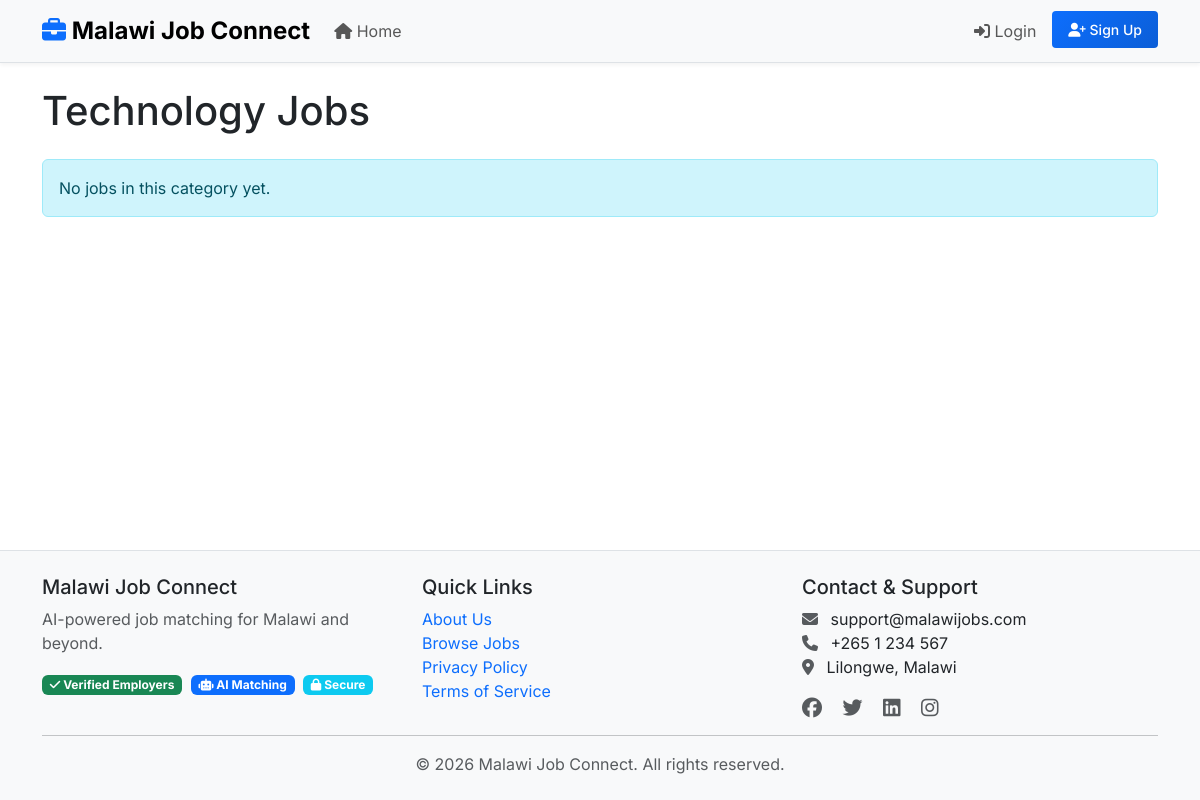
Before: /jobs/category/technology/ with the older database file.
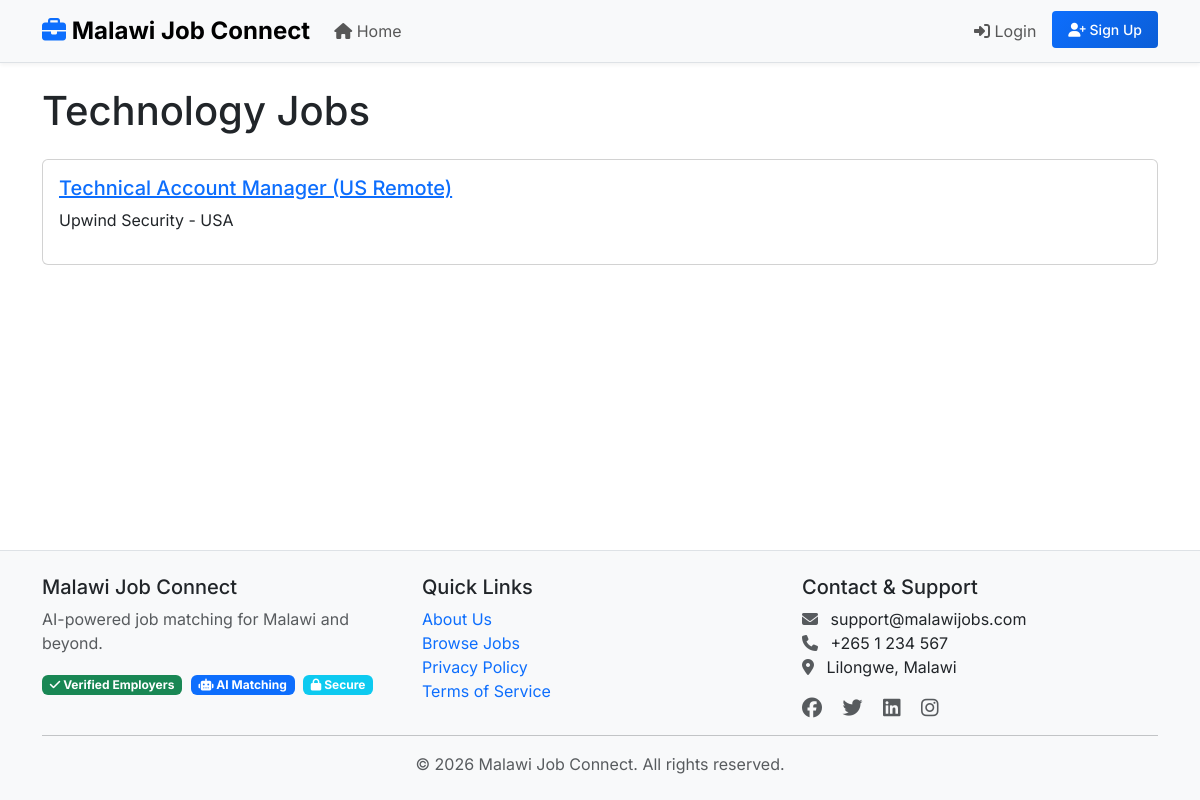
After: the same page with the newer database file.
### apps/jobs/models.py (models this page shows, shortened)
class JobVacancy(models.Model):
    class SourceType(models.TextChoices):
        ADMIN_CSV = 'ADMIN_CSV', 'Admin CSV Upload'
        ADMIN_API = 'ADMIN_API', 'Admin API Fetch'
        VERIFIED_EMPLOYER = 'EMP_VERIFIED', 'Verified Employer'
        GENERAL_USER = 'USER_GEN', 'General User'
    class JobType(models.TextChoices):
        FULL_TIME = 'FT', 'Full Time'
        PART_TIME = 'PT', 'Part Time'
        CONTRACT = 'CT', 'Contract'
        INTERNSHIP = 'IN', 'Internship'
        REMOTE = 'RM', 'Remote'
        HYBRID = 'HY', 'Hybrid'
        FREELANCE = 'FL', 'Freelance'
    class ExperienceLevel(models.TextChoices):
        ENTRY = 'ENTRY', 'Entry Level (0-2 years)'
        JUNIOR = 'JUNIOR', 'Junior (2-4 years)'
        MID = 'MID', 'Mid Level (4-7 years)'
        SENIOR = 'SENIOR', 'Senior (7-10 years)'
        LEAD = 'LEAD', 'Lead/Manager (10+ years)'
    class LocationType(models.TextChoices):
        MALAWI_CITY = 'MW_CITY', 'Malawi City'
        MALAWI_DISTRICT = 'MW_DIST', 'Malawi District'
        INTERNATIONAL = 'INTL', 'International'
        REMOTE = 'REMOTE', 'Remote'
    title = models.CharField(max_length=255, db_index=True)
    company_name = models.CharField(max_length=255, db_index=True)
    company_logo = models.URLField(blank=True, null=True)
    company_website = models.URLField(blank=True, null=True)
    category = models.ForeignKey(
        JobCategory,
        on_delete=models.SET_NULL,
        null=True,
        blank=True,
        related_name='jobs'
    )
    description = models.TextField()
    requirements = models.TextField(blank=True, help_text="Detailed requirements")
    responsibilities = models.TextField(blank=True)
    required_skills = models.TextField(
        help_text="Comma-separated skills: Python, Django, Project Management"
    )
    required_qualifications = models.TextField(
        blank=True,
        help_text="Required degrees, certifications"
    )
    experience_level = models.CharField(
        max_length=20,
        choices=ExperienceLevel.choices,
        blank=True,
        null=True
    )
    years_of_experience_required = models.PositiveIntegerField(
        default=0,
        help_text="Minimum years of experience required"
    )
    location_type = models.CharField(
        max_length=20,
        choices=LocationType.choices,
        blank=True,
        null=True
    )
    city = models.CharField(max_length=100, blank=True)
    district = models.CharField(max_length=100, blank=True)
    country = models.CharField(max_length=100, blank=True)
    location_display = models.CharField(
        max_length=255,
        blank=True,
        help_text="Formatted location for display (e.g., 'Lilongwe, Malawi')"
    )
    is_remote = models.BooleanField(default=False)
    job_type = models.CharField(
        max_length=2,
        choices=JobType.choices,
        blank=True,
        null=True
    )
    salary_min = models.DecimalField(
        max_digits=12,
        decimal_places=2,
        null=True,
        blank=True
    )
    salary_max = models.DecimalField(
        max_digits=12,
        decimal_places=2,
        null=True,
        blank=True
    )
    salary_currency = models.CharField(max_length=3, default='MWK')
    salary_is_displayed = models.BooleanField(default=False)
    application_url = models.URLField(
        blank=True,
        null=True,
        help_text="External application link"
    )
    application_email = models.EmailField(
        blank=True,
        null=True,
        help_text="Email for direct applications"
    )
    application_deadline = models.DateField(null=True, blank=True)
    source_type = models.CharField(
        max_length=20,
        choices=SourceType.choices,
        default=SourceType.GENERAL_USER
    )
    trust_score = models.IntegerField(
        default=50,
        validators=[MinValueValidator(0), MaxValueValidator(100)],
        help_text="0-100 score based on source and verification"
    )
    is_approved = models.BooleanField(
        default=False,
        help_text="Admin approval status"
    )
    approved_by = models.ForeignKey(
        settings.AUTH_USER_MODEL,
        on_delete=models.SET_NULL,
        null=True,
        blank=True,
        related_name='approved_jobs'
    )
    approved_at = models.DateTimeField(null=True, blank=True)
    is_verified_company = models.BooleanField(default=False)
    has_suspicious_content = models.BooleanField(default=False)
    report_count = models.IntegerField(default=0)
    date_posted = models.DateTimeField(auto_now_add=True, db_index=True)
    date_updated = models.DateTimeField(auto_now=True)
    expiry_date = models.DateField(db_index=True)
    external_id = models.CharField(
        max_length=255,
        blank=True,
        help_text="ID from external system/API"
    )
    source_url = models.URLField(
        blank=True,
        help_text="Original source URL if scraped/imported"
    )
    posted_by = models.ForeignKey(
        settings.AUTH_USER_MODEL,
        on_delete=models.SET_NULL,
        null=True,
        blank=True,
        related_name='posted_jobs'
    )
    view_count = models.IntegerField(default=0)
    application_count = models.IntegerField(default=0)
    save_count = models.IntegerField(default=0)
    class Meta:
        db_table = 'job_vacancies'
        verbose_name = 'Job Vacancy'
        verbose_name_plural = 'Job Vacancies'
        ordering = ['-date_posted']
        indexes = [
            models.Index(fields=['expiry_date', 'is_approved']),
            models.Index(fields=['location_type', 'city']),
            models.Index(fields=['job_type', 'experience_level']),
            models.Index(fields=['trust_score']),
            models.Index(fields=['date_posted', 'is_approved']),
        ]

### apps/jobs/views.py (the view)
# urls.py: path('category/<slug:slug>/', views.category_jobs, name='category'),
def category_jobs(request, slug):
    category = get_object_or_404(JobCategory, slug=slug, is_active=True)
    jobs = JobVacancy.objects.filter(
        category=category,
        is_approved=True,
        expiry_date__gte=timezone.now().date()
    ).select_related('posted_by').order_by('-date_posted')
    paginator = Paginator(jobs, 20)
    page = request.GET.get('page', 1)
    try:
        jobs_page = paginator.page(page)
    except PageNotAnInteger:
        jobs_page = paginator.page(1)
    except EmptyPage:
        jobs_page = paginator.page(paginator.num_pages)
    context = {
        'category': category,
        'jobs': jobs_page,
        'total_jobs': jobs.count(),
    }
    return render(request, 'jobs/category_jobs.html', context)

### apps/core/context_processors.py (called while the page is built, shortened)
def site_settings(request):
    context = {
        'SITE_NAME': settings.SITE_NAME,
        'SITE_TAGLINE': settings.SITE_TAGLINE,
        'CURRENT_YEAR': timezone.now().year,
        'DEBUG': settings.DEBUG,
    }
    return context

### templates/jobs/category_jobs.html (shortened to what this page needs)
{% extends 'base/base.html' %}
{% block content %}
<div class="container mt-4">
    <h1 class="mb-4">{{ category.name }} Jobs</h1>
    {% if jobs %}
        {% for job in jobs %}
        <div class="card mb-3">
            <div class="card-body">
                <h5>
                    <a href="{% url 'jobs:detail' job.pk %}">{{ job.title }}</a>
                </h5>
                <p>{{ job.company_name }} - {{ job.location_display }}</p>
            </div>
        </div>
        {% endfor %}
    {% else %}
        <div class="alert alert-info">No jobs in this category yet.</div>
    {% endif %}
</div>
{% endblock %}

Changed rows visible on the page:
added JobVacancy: title "Technical Account Manager (US Remote)", company_name "Upwind Security", location_display "USA"
Other visible differences:
text no longer shown: "No jobs in this category yet."
